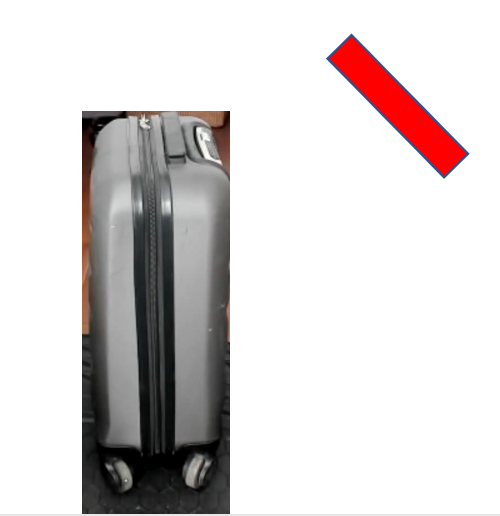
#> input picture easierSide.png, 500 x 516 px
$ python driver.py
#> lines starting #> are read from the running program, lines starting #| are printed output that depends on the picture
### rootsift.py
"""
Date: 25.4.2020
Task: Learn to use RootSIFT
Reference link: https://www.pyimagesearch.com/2015/04/13/implementing-rootsift-in-python-and-opencv/
"""


import numpy as np
import cv2
class RootSIFT:
	def __init__(self):
		# initialize the SIFT feature extractor
		self.extractor = cv2.xfeatures2d.SIFT_create()

	def compute(self, image, kps, eps=1e-7):
		# compute SIFT descriptors
		(kps, descs) = self.extractor.compute(image, kps)
		# if there are no keypoints or descriptors, return an empty tuple
		if len(kps) == 0:
			return ([], None)
		# apply the Hellinger kernel by first L1-normalizing and taking the
		# square-root
		descs /= (descs.sum(axis=1, keepdims=True) + eps)
		descs = np.sqrt(descs)
		#descs /= (np.linalg.norm(descs, axis=1, ord=2) + eps)
		# return a tuple of the keypoints and descriptors
		return (kps, descs)

### driver.py
# import the necessary packages
from rootsift import RootSIFT
import cv2
# load the image we are going to extract descriptors from and convert
# it to grayscale
image = cv2.imread("easierSide.png")
#> image is the input picture: shape (516, 500, 3); mean B, G, R 212.9, 213, 218.5
gray = cv2.cvtColor(image, cv2.COLOR_BGR2GRAY)
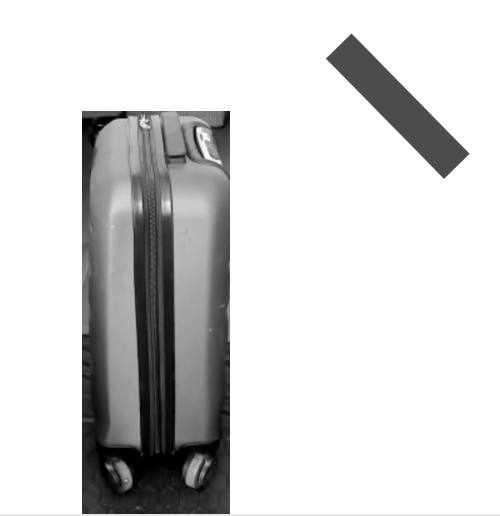
#> gray: shape (516, 500); min 0, max 255, mean 214.6
# detect Difference of Gaussian keypoints in the image
detector = cv2.xfeatures2d.SIFT_create()
(kps, descs) = detector.detectAndCompute(gray, None)
#> kps = 152 keypoints; strongest (x, y, size): (93, 125, 18), (227, 114, 5.3), (442, 150, 29.2), (221, 126, 17.2)
# extract normal SIFT descriptors
extractor = cv2.xfeatures2d.SIFT_create()
(kps, descs) = extractor.detectAndCompute(gray, None)
print ("SIFT: kps=%d, descriptors=%s " % (len(kps), descs.shape))
#| SIFT: kps=152, descriptors=(152, 128)
# extract RootSIFT descriptors
rs = RootSIFT()
(kps, descs) = rs.compute(gray, kps)
print ("RootSIFT: kps=%d, descriptors=%s " % (len(kps), descs.shape))
#| RootSIFT: kps=152, descriptors=(152, 128)
